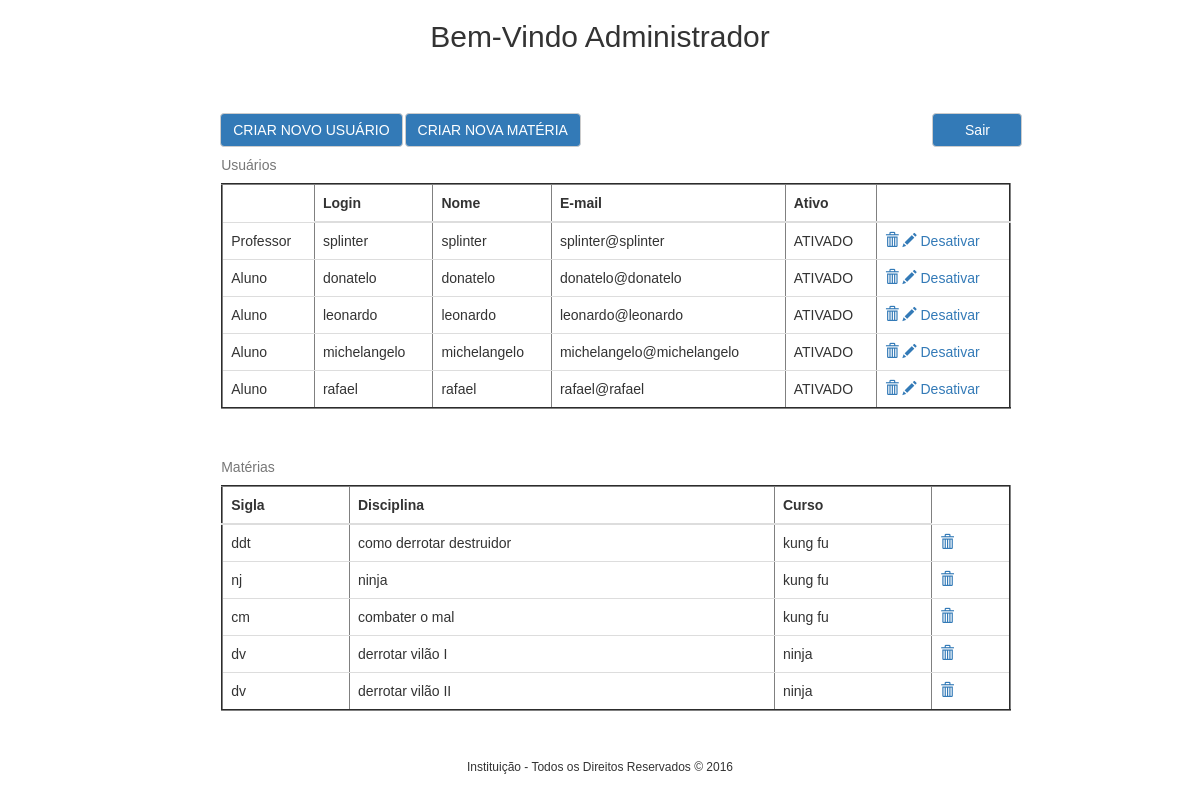
/adm.php (signed in), run on the app's committed database.
### tables this page shows
CREATE TABLE `usuarios` (
  `login` varchar(12) NOT NULL,
  `nome` varchar(50) NOT NULL,
  `email` varchar(50) NOT NULL,
  `tipo` smallint(6) NOT NULL,
  `ativo` smallint(6) DEFAULT NULL,
  `senha` varchar(20) NOT NULL
);

CREATE TABLE `materias` (
  `id` int(11) NOT NULL,
  `sigla` char(4) DEFAULT NULL,
  `nome` varchar(25) NOT NULL,
  `curso` varchar(25) NOT NULL
);

### adm.php (the view, shortened to what this page needs)
<!DOCTYPE html>
<html lang="pt-br">
	<head>
		<link href="css/bootstrap.min.css" rel="stylesheet"/>
		<link href="css/style.css" type="text/css" rel="stylesheet" />
	</head>
<body>
	<h2 class="text-center"> Bem-Vindo Administrador </h2>
	<header>
		<div class="container-fluid">
			<div class="row">
				<div class="col-md-6">
					<div id="tbbotoes">
						<ul class="nav nav-pills" role="tablist">
							<li role="presentation">
								<button type="button" class="btn btn-default " data-toggle="modal" data-target="#myModal1">CRIAR NOVO USUÁRIO</button>
							</li>
							<li role="presentation">
								<button type="button" class="btn btn-default " data-toggle="modal" data-target="#myModal2">CRIAR NOVA MATÉRIA</button>
							</li>
						</ul>
					</div>
				</div>
				<div class="col-md-6">
						<form action="" method="POST">
							<input type="submit" name="logout" value="Sair" id="logoutadm" class="btn btn-default" />
						</form>
				</div>
			</div>
		</div>
	</header>
	<?php
		$conexao = mysqli_connect('localhost','admin','123456') or die ("ERRO: ao tentar conexão");
		$sql = "SELECT login, nome, email, tipo, ativo FROM usuarios WHERE tipo >= '1' ORDER BY tipo ";
		$res = mysqli_query($conexao,$sql) or die("A consulta falhou:". mysqli_error($conexao)."<br/>SQL:".$sql);
	?>
	<div class="row">
		<div class="col-xs-8">
			<table class='table' border="2">
				<caption>Usuários</caption>
					<thead>
						<tr>
							<td></td>
							<th>Login</th>
							<th>Nome</th>
							<th>E-mail</th>
							<th>Ativo</th>
							<th>&nbsp</th>
						</tr>
					</thead>
					<?php while($campo = mysqli_fetch_array($res)) {
						$atv = $campo["ativo"] == 1 ? 'ATIVADO' : 'DESATIVADO';
						$tipo = $campo["tipo"] == 1 ? 'Professor' : 'Aluno';
						echo "<tr><td>".$tipo."</td><td>". $campo["login"]."</td><td>".$campo["nome"]."</td><td>".$campo["email"]."</td> <td>".$atv."</td><td><a href='excluir.php?login=".$campo["login"]."'><span id='edit' class='glyphicon glyphicon-trash' aria-hidden='true'></span></a> <a href='editar.php?login=".$campo['login']."'><span id='edit' class='glyphicon glyphicon-pencil' aria-hidden='true'></span></a>";
						if($atv == 'ATIVADO'){
							echo"<a id='ativador' href='desativar.php?login=".$campo['login']."'> Desativar</a></td></tr>";
						}
						else {
							echo"<a id='ativador' href='ativar.php?login=".$campo['login']."'>Ativar</a></td></tr>";
						}
					} ?>
			</table></br>
		</div>
	</div>
	<div id="tbmaterias">
		<?php
		$query = "SELECT * FROM materias ";
		$tab = mysqli_query($conexao,$query) or die("A consulta falhou:". mysqli_error($conexao)."<br/>SQL:".$tab);
		?>
		<div class="row">
			<div class="col-xs-8">
				<table class='table' border="2">
					<caption>Matérias</caption>
						<thead>
							<tr>
								<th>Sigla</th>
								<th>Disciplina</th>
								<th>Curso</th>
								<td> &nbsp </td>
							</tr>
						</thead>
						<?php
						while($materias = mysqli_fetch_array($tab)){
							echo"<tr><td>".$materias["sigla"]."</td><td>".utf8_encode($materias["nome"])."</td><td>".$materias["curso"]."</td><td><a href='excluir.php?id=".$materias["id"]."'><span id='edit' class='glyphicon glyphicon-trash' aria-hidden='true'></span></a></td></tr>";
							}
						?>
				</table></br>
			</div>
		</div>
	</div>
</body>
<footer>
	<h6 class="text-center">Instituição - Todos os Direitos Reservados © 2016</h6>
</footer>
</html>

### css/style.css (style rules this page uses)
body { font-family:arial; overflow:scroll; }
table { margin: 0 0 0 0; }
#tbbotoes { margin-left: 36%; }
.table { margin-left: 28%; }
#logoutadm { position: relative; left: 55.7%; width: 90px; }
.btn-default { background-color: #337ab7; color: white; }
.h2, h2 { margin-bottom: 60px; }

### data on the page
usuarios: tipo "Professor", login "splinter", nome "splinter", email "splinter@splinter", ativo "ATIVADO"
usuarios: tipo "Aluno", login "donatelo", nome "donatelo", email "donatelo@donatelo", ativo "ATIVADO"
usuarios: tipo "Aluno", login "leonardo", nome "leonardo", email "leonardo@leonardo", ativo "ATIVADO"
usuarios: tipo "Aluno", login "michelangelo", nome "michelangelo", email "michelangelo@michelangelo", ativo "ATIVADO"
usuarios: tipo "Aluno", login "rafael", nome "rafael", email "rafael@rafael", ativo "ATIVADO"
materias: sigla "ddt", nome "como derrotar destruidor", curso "kung fu"
materias: sigla "nj", nome "ninja", curso "kung fu"
materias: sigla "cm", nome "combater o mal", curso "kung fu"
materias: sigla "dv", nome "derrotar vilão I", curso "ninja"
materias: sigla "dv", nome "derrotar vilão II", curso "ninja"
